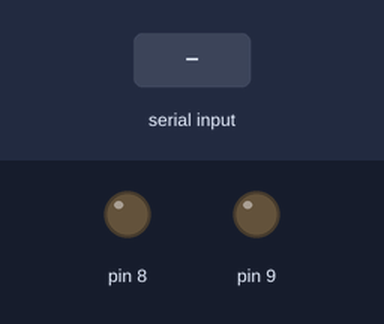
Bench run of a sketch on a simulated Arduino Uno, built with avr-gcc and run on an emulated ATmega328P. Parts: output pins drawn as LEDs (lit = HIGH). The inputs (shaded band) are chosen by the test bench.

Above: at 1.2 s.
1.3 s: "A" received over the second serial link
At 2.5 s:
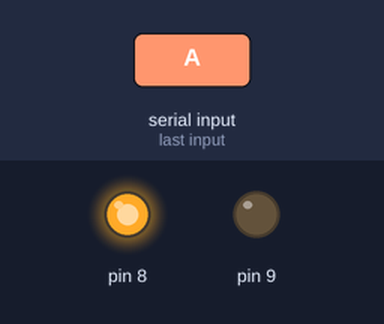
2.8 s: "B" received over the second serial link
At 3.7 s:
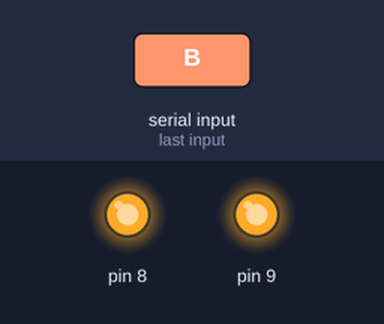
4.3 s: "a" received over the second serial link
At 4.9 s:
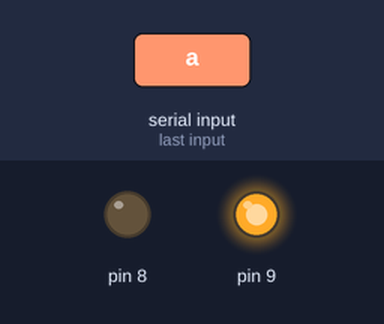
5.8 s: "b" received over the second serial link
At 7.0 s:
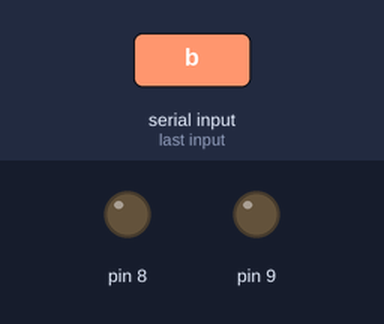
7.3 s: "C" received over the second serial link
At 8.4 s:
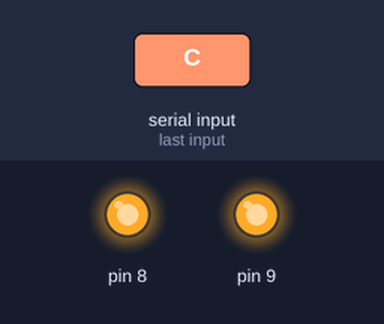
Timing chart, 0 to 9.8 s (numbered marks = the images above; inputs shaded):
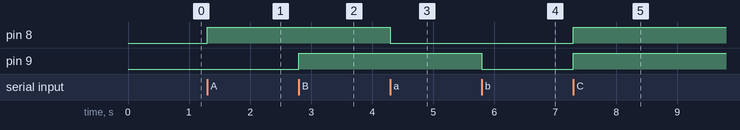

Measured:
- after the input at 1.3 s, pin 8: LOW → HIGH at once
- after the input at 2.8 s, pin 9: LOW → HIGH at once
- after the input at 4.3 s, pin 8: HIGH → LOW at once
- after the input at 5.8 s, pin 9: HIGH → LOW at once
- after the input at 7.3 s, pin 8, pin 9: LOW → HIGH at once

The sketch:

Smart_home_light_control.ino
```cpp
#include <SoftwareSerial.h>

SoftwareSerial BT(10,11);

char data;

void setup()
{
  pinMode(8, OUTPUT);
  pinMode(9, OUTPUT);

  digitalWrite(8, LOW);
  digitalWrite(9, LOW);

  BT.begin(9600);
}

void loop()
{
  if(BT.available())
  {
    data = BT.read();

    if(data=='A')
      digitalWrite(8,HIGH);

    if(data=='a')
      digitalWrite(8,LOW);

    if(data=='B')
      digitalWrite(9,HIGH);

    if(data=='b')
      digitalWrite(9,LOW);

    if(data=='C')
    {
      digitalWrite(8,HIGH);
      digitalWrite(9,HIGH);
    }

    if(data=='c')
    {
      digitalWrite(8,LOW);
      digitalWrite(9,LOW);
    }
  }
}
```
